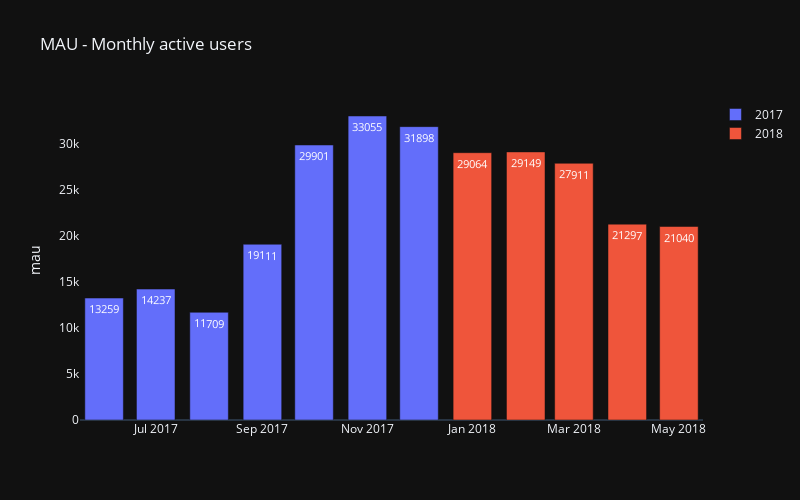

The notebook cell this image was saved under:
### Code cell
fig = px.bar(
    mau
    ,x='visit_month'
    ,y='mau'
    ,title='MAU - Monthly active users'
    ,labels={'dau': ''
             ,'visit_month': ''
             ,'visit_year': ''
             }
    ,text='mau'
    ,color='visit_year'
)
fig.update_yaxes(showgrid=False).update_traces(textangle=1, selector=dict(type='bar'), textfont_color='white')
# fig.show()

### Figure 1 — Plotly figure (JSON) as saved in the notebook; plotly's stock layout.template omitted (floating-point values rounded to 4 significant figures)
{"data": [{"alignmentgroup": "True", "hovertemplate": "=%{x}<br>mau=%{text}<extra></extra>", "legendgroup": "2017", "marker": {"color": "#636efa", "pattern": {"shape": ""}}, "name": "2017", "offsetgroup": "2017", "orientation": "v", "showlegend": true, "text": [13259, 14237, 11709, 19111, 29901, 33055, 31898], "textangle": 1, "textfont": {"color": "white"}, "textposition": "auto", "type": "bar", "x": ["2017-06-01T00:00:00", "2017-07-01T00:00:00", "2017-08-01T00:00:00", "2017-09-01T00:00:00", "2017-10-01T00:00:00", "2017-11-01T00:00:00", "2017-12-01T00:00:00"], "xaxis": "x", "y": [13259, 14237, 11709, 19111, 29901, 33055, 31898], "yaxis": "y"}, {"alignmentgroup": "True", "hovertemplate": "=%{x}<br>mau=%{text}<extra></extra>", "legendgroup": "2018", "marker": {"color": "#EF553B", "pattern": {"shape": ""}}, "name": "2018", "offsetgroup": "2018", "orientation": "v", "showlegend": true, "text": [29064, 29149, 27911, 21297, 21040], "textangle": 1, "textfont": {"color": "white"}, "textposition": "auto", "type": "bar", "x": ["2018-01-01T00:00:00", "2018-02-01T00:00:00", "2018-03-01T00:00:00", "2018-04-01T00:00:00", "2018-05-01T00:00:00"], "xaxis": "x", "y": [29064, 29149, 27911, 21297, 21040], "yaxis": "y"}], "layout": {"barmode": "relative", "height": 500, "legend": {"title": {"text": ""}, "tracegroupgap": 0}, "title": {"text": "MAU - Monthly active users"}, "width": 800, "xaxis": {"anchor": "y", "domain": [0, 1], "title": {"text": ""}}, "yaxis": {"anchor": "x", "domain": [0, 1], "showgrid": false, "title": {"text": "mau"}}}}
